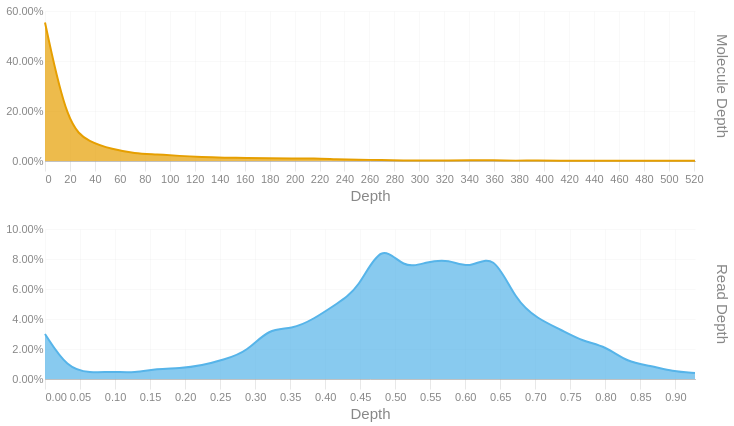

Notebook code cell kept with this figure:
### Code cell
readdep = depth_hist(tb['Read Depth'], q99, 3)
readdep = readdep.with_columns(pl.lit('Read Depth').alias('Metric'))
if not SKIPLR:
    moldep = depth_hist(tb['Molecule Depth'], mol_q99, 1)
    moldep = moldep.with_columns(pl.lit('Molecule Depth').alias('Metric'))
    _hist = pl.concat([readdep, moldep])
    _hist = _hist.filter(pl.col('Proportion') != 0)
    with SafeRender(_hist):
        (
            alt.Chart(_hist)        
            .mark_area(interpolate = "basis")
            .encode(
                x=alt.X('Bin:Q').scale(domainMin=0).axis(alt.Axis(title='Depth')),
                y = alt.Y('Proportion:Q', title = None).axis(format = '.2%'),
                color = alt.Color('Metric:N').legend(None),
                row = alt.Row("Metric:N").header(title = None, labelOrient = 'right'),
                tooltip = [
                    alt.Tooltip("Metric:N", title = "Metric"),
                    alt.Tooltip('Interval:N', title = "Depth Interval"),
                    alt.Tooltip('Proportion:Q', title = "% Alignments").format('.2%')
                ]
            )
            .resolve_scale(x='independent', y='independent')
            .properties(
                height = 150, width = 650,
                usermeta={'embedOptions': {'downloadFileName': f'{samplename}.depth.hist'}}
            )
        ).display()
else:
    readdep = readdep.filter(pl.col('Proportion') != 0)
    with SafeRender(readdep):
        (
            alt.Chart(readdep)        
            .mark_area(interpolate = "basis")
            .encode(
                x=alt.X('Bin:Q').scale(domainMin=0).axis(alt.Axis(title='Depth')),
                y = alt.Y('Proportion:Q', title = None).axis(format = '.2%'),
                tooltip = [
                    alt.Tooltip('Interval:N', title = "Depth Interval"),
                    alt.Tooltip('Proportion:Q', title = "% Alignments").format('.2%')
                ]
            )
            .properties(
                usermeta={'embedOptions': {'downloadFileName': f'{samplename}.depth.hist'}}
            )
        ).display()

### Figure 1 — Vega-Lite specification as saved in the notebook (floating-point values rounded to 4 significant figures)
{"width": 650, "height": 150, "config": {"title": {"anchor": "start", "dy": -15, "fontSize": 18, "color": "#888888", "subtitleColor": "#888888", "subtitleFontSize": 14}, "arc": {"fill": "#0072B2"}, "axis": {"domainColor": "#888888", "domainWidth": 0.5, "gridWidth": 0.2, "grid": false, "titleFontWeight": 400, "titleFontSize": 15, "labelFontSize": 11, "labelColor": "#888888", "tickColor": "#888888", "tickWidth": 0.2, "titleColor": "#888888"}, "axisBand": {"grid": false}, "axisX": {"grid": true, "tickSize": 10, "domainCap": "round"}, "axisY": {"domain": false, "grid": true, "tickSize": 0, "domainCap": "round"}, "background": "transparent", "header": {"labelFontSize": 15, "labelColor": "#888888", "titleFontSize": 15, "titleFontWeight": 600, "titleColor": "#888888"}, "legend": {"labelFont": "sans-serif", "labelFontSize": 12, "labelColor": "#888888", "symbolSize": 100, "symbolType": "circle", "titleFontSize": 12, "titlePadding": 10, "titleColor": "#888888", "title": null}, "range": {"category": ["#E69F00", "#56B4E9", "#009E73", "#F0E442", "#0072B2", "#D55E00", "#CC79A7", "#000000"], "diverging": ["#cfe8f3", "#a2d4ec", "#73bfe2", "#46abdb", "#1696d2", "#12719e"]}, "area": {"fill": "#0072B2", "fillOpacity": 0.7, "line": true, "strokeOpacity": 0.7}, "line": {"color": "#0072B2", "stroke": "#0072B2", "strokeWidth": 2}, "trail": {"color": "#0072B2", "stroke": "#0072B2", "strokeWidth": 0, "size": 1}, "point": {"filled": true, "fillOpacity": 1.0, "size": 95}, "text": {"color": "#888888", "fontSize": 11, "align": "right", "fontWeight": 400, "size": 11}, "bar": {"fill": "#0072B2", "stroke": null}, "view": {"stroke": null, "continuousWidth": 660, "continuousHeight": 400}}, "data": {"name": "data-730308701d78689fca6548b1b334e63c"}, "mark": {"type": "area", "interpolate": "basis"}, "encoding": {"color": {"field": "Metric", "legend": null, "type": "nominal"}, "row": {"field": "Metric", "header": {"title": null, "labelOrient": "right"}, "type": "nominal"}, "tooltip": [{"field": "Metric", "title": "Metric", "type": "nominal"}, {"field": "Interval", "title": "Depth Interval", "type": "nominal"}, {"field": "Proportion", "format": ".2%", "title": "% Alignments", "type": "quantitative"}], "x": {"axis": {"title": "Depth"}, "field": "Bin", "scale": {"domainMin": 0}, "type": "quantitative"}, "y": {"axis": {"format": ".2%"}, "field": "Proportion", "title": null, "type": "quantitative"}}, "resolve": {"scale": {"x": "independent", "y": "independent"}}, "usermeta": {"embedOptions": {"downloadFileName": "S1_Annapolis_18.depth.hist"}}, "$schema": "https://vega.github.io/schema/vega-lite/v6.1.0.json", "datasets": {"data-730308701d78689fca6548b1b334e63c": [{"Bin": 0.0, "Interval": "0.0-0.032", "Proportion": 0.03, "Metric": "Read Depth"}, {"Bin": 0.032, "Interval": "0.032-0.064", "Proportion": 0.007, "Metric": "Read Depth"}, {"Bin": 0.064, "Interval": "0.064-0.096", "Proportion": 0.004, "Metric": "Read Depth"}, {"Bin": 0.096, "Interval": "0.096-0.128", "Proportion": 0.005, "Metric": "Read Depth"}, {"Bin": 0.128, "Interval": "0.128-0.16", "Proportion": 0.004, "Metric": "Read Depth"}, {"Bin": 0.16, "Interval": "0.16-0.192", "Proportion": 0.007, "Metric": "Read Depth"}, {"Bin": 0.192, "Interval": "0.192-0.224", "Proportion": 0.007, "Metric": "Read Depth"}, {"Bin": 0.224, "Interval": "0.224-0.256", "Proportion": 0.009, "Metric": "Read Depth"}, {"Bin": 0.256, "Interval": "0.256-0.288", "Proportion": 0.013, "Metric": "Read Depth"}, {"Bin": 0.288, "Interval": "0.288-0.32", "Proportion": 0.018, "Metric": "Read Depth"}, {"Bin": 0.32, "Interval": "0.32-0.352", "Proportion": 0.034, "Metric": "Read Depth"}, {"Bin": 0.352, "Interval": "0.352-0.384", "Proportion": 0.033, "Metric": "Read Depth"}, {"Bin": 0.384, "Interval": "0.384-0.416", "Proportion": 0.04, "Metric": "Read Depth"}, {"Bin": 0.416, "Interval": "0.416-0.448", "Proportion": 0.05, "Metric": "Read Depth"}, {"Bin": 0.448, "Interval": "0.448-0.48", "Proportion": 0.06, "Metric": "Read Depth"}, {"Bin": 0.48, "Interval": "0.48-0.512", "Proportion": 0.092, "Metric": "Read Depth"}, {"Bin": 0.512, "Interval": "0.512-0.544", "Proportion": 0.073, "Metric": "Read Depth"}, {"Bin": 0.544, "Interval": "0.544-0.576", "Proportion": 0.078, "Metric": "Read Depth"}, {"Bin": 0.576, "Interval": "0.576-0.608", "Proportion": 0.08, "Metric": "Read Depth"}, {"Bin": 0.608, "Interval": "0.608-0.64", "Proportion": 0.073, "Metric": "Read Depth"}, {"Bin": 0.64, "Interval": "0.64-0.672", "Proportion": 0.085, "Metric": "Read Depth"}, {"Bin": 0.672, "Interval": "0.672-0.704", "Proportion": 0.052, "Metric": "Read Depth"}, {"Bin": 0.704, "Interval": "0.704-0.736", "Proportion": 0.04, "Metric": "Read Depth"}, {"Bin": 0.736, "Interval": "0.736-0.768", "Proportion": 0.033, "Metric": "Read Depth"}, {"Bin": 0.768, "Interval": "0.768-0.8", "Proportion": 0.025, "Metric": "Read Depth"}, {"Bin": 0.8, "Interval": "0.8-0.832", "Proportion": 0.022, "Metric": "Read Depth"}, {"Bin": 0.832, "Interval": "0.832-0.864", "Proportion": 0.011, "Metric": "Read Depth"}, {"Bin": 0.864, "Interval": "0.864-0.896", "Proportion": 0.009, "Metric": "Read Depth"}, {"Bin": 0.896, "Interval": "0.896-0.928", "Proportion": 0.005, "Metric": "Read Depth"}, {"Bin": 0.928, "Interval": "0.928-0.96", "Proportion": 0.004, "Metric": "Read Depth"}, {"Bin": 0.0, "Interval": "0.0-18.0", "Proportion": 0.554, "Metric": "Molecule Depth"}, {"Bin": 18.0, "Interval": "18.0-35.9", "Proportion": 0.137, "Metric": "Molecule Depth"}, {"Bin": 35.9, "Interval": "35.9-53.9", "Proportion": 0.075, "Metric": "Molecule Depth"}, {"Bin": 53.9, "Interval": "53.9-71.8", "Proportion": 0.047, "Metric": "Molecule Depth"}, {"Bin": 71.8, "Interval": "71.8-89.8", "Proportion": 0.03, "Metric": "Molecule Depth"}, {"Bin": 89.8, "Interval": "89.8-107.8", "Proportion": 0.027, "Metric": "Molecule Depth"}, {"Bin": 107.8, "Interval": "107.8-125.7", "Proportion": 0.02, "Metric": "Molecule Depth"}, {"Bin": 125.7, "Interval": "125.7-143.7", "Proportion": 0.016, "Metric": "Molecule Depth"}, {"Bin": 143.7, "Interval": "143.7-161.6", "Proportion": 0.013, "Metric": "Molecule Depth"}, {"Bin": 161.6, "Interval": "161.6-179.6", "Proportion": 0.012, "Metric": "Molecule Depth"}, {"Bin": 179.6, "Interval": "179.6-197.6", "Proportion": 0.011, "Metric": "Molecule Depth"}, {"Bin": 197.6, "Interval": "197.6-215.5", "Proportion": 0.01, "Metric": "Molecule Depth"}, {"Bin": 215.5, "Interval": "215.5-233.5", "Proportion": 0.011, "Metric": "Molecule Depth"}, {"Bin": 233.5, "Interval": "233.5-251.5", "Proportion": 0.007, "Metric": "Molecule Depth"}, {"Bin": 251.5, "Interval": "251.5-269.4", "Proportion": 0.005, "Metric": "Molecule Depth"}, {"Bin": 269.4, "Interval": "269.4-287.4", "Proportion": 0.004, "Metric": "Molecule Depth"}, {"Bin": 287.4, "Interval": "287.4-305.3", "Proportion": 0.002, "Metric": "Molecule Depth"}, {"Bin": 305.3, "Interval": "305.3-323.3", "Proportion": 0.002, "Metric": "Molecule Depth"}, {"Bin": 323.3, "Interval": "323.3-341.3", "Proportion": 0.002, "Metric": "Molecule Depth"}, {"Bin": 341.3, "Interval": "341.3-359.2", "Proportion": 0.003, "Metric": "Molecule Depth"}, {"Bin": 359.2, "Interval": "359.2-377.2", "Proportion": 0.003, "Metric": "Molecule Depth"}, {"Bin": 377.2, "Interval": "377.2-395.1", "Proportion": 0.001, "Metric": "Molecule Depth"}, {"Bin": 395.1, "Interval": "395.1-413.1", "Proportion": 0.002, "Metric": "Molecule Depth"}, {"Bin": 413.1, "Interval": "413.1-431.1", "Proportion": 0.001, "Metric": "Molecule Depth"}, {"Bin": 431.1, "Interval": "431.1-449.0", "Proportion": 0.001, "Metric": "Molecule Depth"}, {"Bin": 449.0, "Interval": "449.0-467.0", "Proportion": 0.001, "Metric": "Molecule Depth"}, {"Bin": 467.0, "Interval": "467.0-484.9", "Proportion": 0.001, "Metric": "Molecule Depth"}, {"Bin": 484.9, "Interval": "484.9-502.9", "Proportion": 0.001, "Metric": "Molecule Depth"}, {"Bin": 502.9, "Interval": "502.9-520.9", "Proportion": 0.001, "Metric": "Molecule Depth"}, {"Bin": 520.9, "Interval": "520.9-538.83", "Proportion": 0.001, "Metric": "Molecule Depth"}]}}
